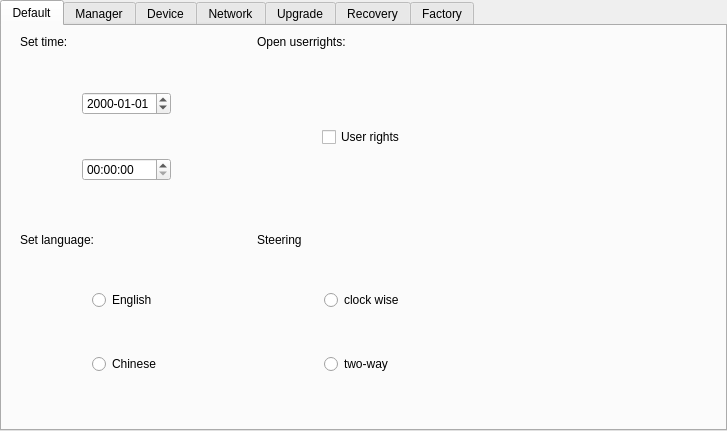
<?xml version="1.0" encoding="UTF-8"?>
<ui version="4.0">
 <class>QSetForm</class>
 <widget class="QWidget" name="QSetForm">
  <property name="geometry">
   <rect>
    <x>0</x>
    <y>0</y>
    <width>727</width>
    <height>431</height>
   </rect>
  </property>
  <property name="windowTitle">
   <string>Form</string>
  </property>
  <layout class="QHBoxLayout" name="horizontalLayout">
   <property name="leftMargin">
    <number>0</number>
   </property>
   <property name="topMargin">
    <number>0</number>
   </property>
   <property name="rightMargin">
    <number>0</number>
   </property>
   <property name="bottomMargin">
    <number>0</number>
   </property>
   <item>
    <widget class="HNTabWidget" name="tabWidget_set">
     <property name="baseSize">
      <size>
       <width>0</width>
       <height>0</height>
      </size>
     </property>
     <property name="tabPosition">
      <enum>QTabWidget::North</enum>
     </property>
     <property name="tabShape">
      <enum>QTabWidget::Rounded</enum>
     </property>
     <property name="currentIndex">
      <number>0</number>
     </property>
     <property name="iconSize">
      <size>
       <width>16</width>
       <height>16</height>
      </size>
     </property>
     <property name="elideMode">
      <enum>Qt::ElideNone</enum>
     </property>
     <widget class="QWidget" name="tab_7">
      <attribute name="title">
       <string>Default</string>
      </attribute>
      <layout class="QGridLayout" name="gridLayout_3">
       <item row="0" column="2">
        <widget class="QWidget" name="widget_4" native="true">
         <layout class="QHBoxLayout" name="horizontalLayout_3">
          <item>
           <spacer name="horizontalSpacer_12">
            <property name="orientation">
             <enum>Qt::Horizontal</enum>
            </property>
            <property name="sizeHint" stdset="0">
             <size>
              <width>157</width>
              <height>20</height>
             </size>
            </property>
           </spacer>
          </item>
         </layout>
        </widget>
       </item>
       <item row="0" column="0">
        <widget class="QWidget" name="widget_time" native="true">
         <layout class="QGridLayout" name="gridLayout_5">
          <property name="topMargin">
           <number>0</number>
          </property>
          <item row="2" column="0">
           <spacer name="horizontalSpacer_3">
            <property name="orientation">
             <enum>Qt::Horizontal</enum>
            </property>
            <property name="sizeHint" stdset="0">
             <size>
              <width>40</width>
              <height>20</height>
             </size>
            </property>
           </spacer>
          </item>
          <item row="1" column="1">
           <spacer name="verticalSpacer_3">
            <property name="orientation">
             <enum>Qt::Vertical</enum>
            </property>
            <property name="sizeHint" stdset="0">
             <size>
              <width>20</width>
              <height>40</height>
             </size>
            </property>
           </spacer>
          </item>
          <item row="2" column="1">
           <widget class="QDateEdit" name="dateYear">
            <property name="displayFormat">
             <string>yyyy-MM-dd</string>
            </property>
           </widget>
          </item>
          <item row="5" column="1">
           <spacer name="verticalSpacer">
            <property name="orientation">
             <enum>Qt::Vertical</enum>
            </property>
            <property name="sizeHint" stdset="0">
             <size>
              <width>20</width>
              <height>40</height>
             </size>
            </property>
           </spacer>
          </item>
          <item row="3" column="1">
           <spacer name="verticalSpacer_9">
            <property name="orientation">
             <enum>Qt::Vertical</enum>
            </property>
            <property name="sizeHint" stdset="0">
             <size>
              <width>20</width>
              <height>40</height>
             </size>
            </property>
           </spacer>
          </item>
          <item row="4" column="1">
           <widget class="QTimeEdit" name="dateTime">
            <property name="currentSection">
             <enum>QDateTimeEdit::HourSection</enum>
            </property>
            <property name="displayFormat">
             <string>hh:mm:ss</string>
            </property>
           </widget>
          </item>
          <item row="2" column="2">
           <spacer name="horizontalSpacer_5">
            <property name="orientation">
             <enum>Qt::Horizontal</enum>
            </property>
            <property name="sizeHint" stdset="0">
             <size>
              <width>40</width>
              <height>20</height>
             </size>
            </property>
           </spacer>
          </item>
          <item row="0" column="0" colspan="3">
           <widget class="QLabel" name="label_settime">
            <property name="text">
             <string>Set time:</string>
            </property>
           </widget>
          </item>
         </layout>
        </widget>
       </item>
       <item row="0" column="1">
        <widget class="QWidget" name="widget_userrights" native="true">
         <layout class="QGridLayout" name="gridLayout_6">
          <property name="topMargin">
           <number>0</number>
          </property>
          <item row="1" column="1">
           <spacer name="verticalSpacer_7">
            <property name="orientation">
             <enum>Qt::Vertical</enum>
            </property>
            <property name="sizeHint" stdset="0">
             <size>
              <width>20</width>
              <height>40</height>
             </size>
            </property>
           </spacer>
          </item>
          <item row="2" column="0">
           <spacer name="horizontalSpacer_6">
            <property name="orientation">
             <enum>Qt::Horizontal</enum>
            </property>
            <property name="sizeHint" stdset="0">
             <size>
              <width>40</width>
              <height>20</height>
             </size>
            </property>
           </spacer>
          </item>
          <item row="2" column="1">
           <widget class="QCheckBox" name="checkBox_userrights">
            <property name="text">
             <string>User rights</string>
            </property>
            <property name="tristate">
             <bool>false</bool>
            </property>
           </widget>
          </item>
          <item row="3" column="1">
           <spacer name="verticalSpacer_6">
            <property name="orientation">
             <enum>Qt::Vertical</enum>
            </property>
            <property name="sizeHint" stdset="0">
             <size>
              <width>20</width>
              <height>40</height>
             </size>
            </property>
           </spacer>
          </item>
          <item row="2" column="2">
           <spacer name="horizontalSpacer_7">
            <property name="orientation">
             <enum>Qt::Horizontal</enum>
            </property>
            <property name="sizeHint" stdset="0">
             <size>
              <width>40</width>
              <height>20</height>
             </size>
            </property>
           </spacer>
          </item>
          <item row="0" column="0" colspan="3">
           <widget class="QLabel" name="label_userrights">
            <property name="text">
             <string>Open userrights:</string>
            </property>
           </widget>
          </item>
         </layout>
        </widget>
       </item>
       <item row="1" column="1">
        <widget class="QWidget" name="widget_steering" native="true">
         <layout class="QGridLayout" name="gridLayout_7">
          <property name="topMargin">
           <number>0</number>
          </property>
          <item row="2" column="0">
           <spacer name="horizontalSpacer_10">
            <property name="orientation">
             <enum>Qt::Horizontal</enum>
            </property>
            <property name="sizeHint" stdset="0">
             <size>
              <width>40</width>
              <height>20</height>
             </size>
            </property>
           </spacer>
          </item>
          <item row="2" column="1">
           <widget class="QRadioButton" name="radioButton_turn0">
            <property name="text">
             <string>clock wise</string>
            </property>
           </widget>
          </item>
          <item row="5" column="1">
           <spacer name="verticalSpacer_12">
            <property name="orientation">
             <enum>Qt::Vertical</enum>
            </property>
            <property name="sizeHint" stdset="0">
             <size>
              <width>20</width>
              <height>12</height>
             </size>
            </property>
           </spacer>
          </item>
          <item row="3" column="1">
           <spacer name="verticalSpacer_11">
            <property name="orientation">
             <enum>Qt::Vertical</enum>
            </property>
            <property name="sizeHint" stdset="0">
             <size>
              <width>20</width>
              <height>11</height>
             </size>
            </property>
           </spacer>
          </item>
          <item row="4" column="1">
           <widget class="QRadioButton" name="radioButton_turn1">
            <property name="text">
             <string>two-way</string>
            </property>
           </widget>
          </item>
          <item row="1" column="1">
           <spacer name="verticalSpacer_10">
            <property name="orientation">
             <enum>Qt::Vertical</enum>
            </property>
            <property name="sizeHint" stdset="0">
             <size>
              <width>20</width>
              <height>12</height>
             </size>
            </property>
           </spacer>
          </item>
          <item row="2" column="2">
           <spacer name="horizontalSpacer_11">
            <property name="orientation">
             <enum>Qt::Horizontal</enum>
            </property>
            <property name="sizeHint" stdset="0">
             <size>
              <width>40</width>
              <height>20</height>
             </size>
            </property>
           </spacer>
          </item>
          <item row="0" column="0" colspan="3">
           <widget class="QLabel" name="label_steering">
            <property name="text">
             <string>Steering</string>
            </property>
           </widget>
          </item>
         </layout>
        </widget>
       </item>
       <item row="1" column="0">
        <widget class="QWidget" name="widget_language" native="true">
         <layout class="QGridLayout" name="gridLayout_4">
          <property name="topMargin">
           <number>0</number>
          </property>
          <item row="5" column="1">
           <widget class="QRadioButton" name="radioButton_chinese">
            <property name="text">
             <string>Chinese</string>
            </property>
           </widget>
          </item>
          <item row="6" column="1">
           <spacer name="verticalSpacer_4">
            <property name="orientation">
             <enum>Qt::Vertical</enum>
            </property>
            <property name="sizeHint" stdset="0">
             <size>
              <width>20</width>
              <height>40</height>
             </size>
            </property>
           </spacer>
          </item>
          <item row="1" column="1">
           <spacer name="verticalSpacer_5">
            <property name="orientation">
             <enum>Qt::Vertical</enum>
            </property>
            <property name="sizeHint" stdset="0">
             <size>
              <width>20</width>
              <height>40</height>
             </size>
            </property>
           </spacer>
          </item>
          <item row="4" column="1">
           <spacer name="verticalSpacer_8">
            <property name="orientation">
             <enum>Qt::Vertical</enum>
            </property>
            <property name="sizeHint" stdset="0">
             <size>
              <width>20</width>
              <height>40</height>
             </size>
            </property>
           </spacer>
          </item>
          <item row="3" column="1">
           <widget class="QRadioButton" name="radioButton_english">
            <property name="minimumSize">
             <size>
              <width>0</width>
              <height>0</height>
             </size>
            </property>
            <property name="text">
             <string>English</string>
            </property>
           </widget>
          </item>
          <item row="3" column="0">
           <spacer name="horizontalSpacer_8">
            <property name="orientation">
             <enum>Qt::Horizontal</enum>
            </property>
            <property name="sizeHint" stdset="0">
             <size>
              <width>40</width>
              <height>20</height>
             </size>
            </property>
           </spacer>
          </item>
          <item row="3" column="2">
           <spacer name="horizontalSpacer_9">
            <property name="orientation">
             <enum>Qt::Horizontal</enum>
            </property>
            <property name="sizeHint" stdset="0">
             <size>
              <width>40</width>
              <height>20</height>
             </size>
            </property>
           </spacer>
          </item>
          <item row="0" column="0" colspan="3">
           <widget class="QLabel" name="label_setlanguage">
            <property name="text">
             <string>Set language:</string>
            </property>
           </widget>
          </item>
         </layout>
        </widget>
       </item>
      </layout>
     </widget>
     <widget class="QWidget" name="tab_3">
      <attribute name="title">
       <string>Manager</string>
      </attribute>
      <layout class="QVBoxLayout" name="verticalLayout">
       <property name="bottomMargin">
        <number>9</number>
       </property>
       <item>
        <widget class="QWidget" name="widgetUserManager" native="true">
         <layout class="QVBoxLayout" name="verticalLayout_2">
          <property name="topMargin">
           <number>4</number>
          </property>
          <property name="bottomMargin">
           <number>40</number>
          </property>
          <item>
           <widget class="QLabel" name="label_14">
            <property name="text">
             <string>User Manager:</string>
            </property>
           </widget>
          </item>
          <item>
           <widget class="QWidget" name="widget" native="true">
            <layout class="QGridLayout" name="gridLayout_2">
             <item row="5" column="2" rowspan="2">
              <widget class="QTextEdit" name="textEdit_set_comment"/>
             </item>
             <item row="0" column="2">
              <widget class="QLineEdit" name="lineEdit_set_name"/>
             </item>
             <item row="1" column="1">
              <widget class="QLabel" name="label_7">
               <property name="text">
                <string>Password:</string>
               </property>
              </widget>
             </item>
             <item row="1" column="2">
              <widget class="QLineEdit" name="lineEdit_set_password"/>
             </item>
             <item row="4" column="2">
              <widget class="QLineEdit" name="le_createtime"/>
             </item>
             <item row="2" column="1">
              <widget class="QLabel" name="label_9">
               <property name="text">
                <string>Authority:</string>
               </property>
              </widget>
             </item>
             <item row="2" column="2">
              <widget class="QComboBox" name="comboBox_set_authority"/>
             </item>
             <item row="0" column="1">
              <widget class="QLabel" name="label_6">
               <property name="text">
                <string>Name:</string>
               </property>
              </widget>
             </item>
             <item row="0" column="0" rowspan="7">
              <widget class="QUserSetWidget" name="tableView_userlist"/>
             </item>
             <item row="3" column="2">
              <widget class="QLineEdit" name="le_creater"/>
             </item>
             <item row="3" column="1">
              <widget class="QLabel" name="label_16">
               <property name="text">
                <string>Creater:</string>
               </property>
              </widget>
             </item>
             <item row="4" column="1">
              <widget class="QLabel" name="label_8">
               <property name="text">
                <string>CreateTime:</string>
               </property>
              </widget>
             </item>
             <item row="5" column="1" rowspan="2">
              <widget class="QLabel" name="label_10">
               <property name="text">
                <string>Comment:</string>
               </property>
              </widget>
             </item>
            </layout>
           </widget>
          </item>
          <item>
           <widget class="QWidget" name="widget_2" native="true">
            <layout class="QHBoxLayout" name="horizontalLayout_2">
             <item>
              <widget class="QCPushButton" name="pushButton_set_new">
               <property name="text">
                <string>New</string>
               </property>
              </widget>
             </item>
             <item>
              <widget class="QCPushButton" name="pushButton_set_del">
               <property name="text">
                <string>Delete</string>
               </property>
              </widget>
             </item>
             <item>
              <spacer name="horizontalSpacer_4">
               <property name="orientation">
                <enum>Qt::Horizontal</enum>
               </property>
               <property name="sizeHint" stdset="0">
                <size>
                 <width>173</width>
                 <height>20</height>
                </size>
               </property>
              </spacer>
             </item>
            </layout>
           </widget>
          </item>
         </layout>
        </widget>
       </item>
      </layout>
     </widget>
     <widget class="QWidget" name="tab">
      <attribute name="title">
       <string>Device</string>
      </attribute>
      <layout class="QVBoxLayout" name="verticalLayout_3">
       <item>
        <widget class="QWidget" name="widgetDevice" native="true">
         <widget class="QCPushButton" name="pushButton">
          <property name="geometry">
           <rect>
            <x>280</x>
            <y>250</y>
            <width>99</width>
            <height>27</height>
           </rect>
          </property>
          <property name="text">
           <string>Check</string>
          </property>
         </widget>
         <widget class="QSpinBox" name="spinBox_2">
          <property name="geometry">
           <rect>
            <x>340</x>
            <y>130</y>
            <width>141</width>
            <height>27</height>
           </rect>
          </property>
          <property name="alignment">
           <set>Qt::AlignCenter</set>
          </property>
         </widget>
         <widget class="QSpinBox" name="spinBox">
          <property name="geometry">
           <rect>
            <x>340</x>
            <y>100</y>
            <width>141</width>
            <height>27</height>
           </rect>
          </property>
          <property name="alignment">
           <set>Qt::AlignCenter</set>
          </property>
         </widget>
         <widget class="QCheckBox" name="checkBox_2">
          <property name="geometry">
           <rect>
            <x>120</x>
            <y>100</y>
            <width>171</width>
            <height>22</height>
           </rect>
          </property>
          <property name="text">
           <string>Optical fiber sensing</string>
          </property>
         </widget>
         <widget class="QCheckBox" name="checkBox_3">
          <property name="geometry">
           <rect>
            <x>120</x>
            <y>130</y>
            <width>231</width>
            <height>22</height>
           </rect>
          </property>
          <property name="text">
           <string>Infrared sensor outer ring</string>
          </property>
         </widget>
         <widget class="QSpinBox" name="spinBox_3">
          <property name="geometry">
           <rect>
            <x>340</x>
            <y>160</y>
            <width>141</width>
            <height>27</height>
           </rect>
          </property>
          <property name="alignment">
           <set>Qt::AlignCenter</set>
          </property>
         </widget>
         <widget class="QCheckBox" name="checkBox_5">
          <property name="geometry">
           <rect>
            <x>120</x>
            <y>190</y>
            <width>181</width>
            <height>22</height>
           </rect>
          </property>
          <property name="text">
           <string>Pressure pickup</string>
          </property>
         </widget>
         <widget class="QCheckBox" name="checkBox_4">
          <property name="geometry">
           <rect>
            <x>120</x>
            <y>160</y>
            <width>231</width>
            <height>22</height>
           </rect>
          </property>
          <property name="text">
           <string>Infrared sensor inner ring</string>
          </property>
         </widget>
         <widget class="QLabel" name="label_15">
          <property name="geometry">
           <rect>
            <x>10</x>
            <y>10</y>
            <width>251</width>
            <height>17</height>
           </rect>
          </property>
          <property name="text">
           <string>Device Check:</string>
          </property>
         </widget>
        </widget>
       </item>
      </layout>
     </widget>
     <widget class="QWidget" name="tab_11">
      <attribute name="title">
       <string>Network</string>
      </attribute>
      <layout class="QVBoxLayout" name="verticalLayout_4">
       <item>
        <widget class="QWidget" name="widgetIP" native="true">
         <layout class="QGridLayout" name="gridLayout_9">
          <property name="topMargin">
           <number>2</number>
          </property>
          <item row="0" column="0">
           <widget class="QLabel" name="label_11">
            <property name="sizePolicy">
             <sizepolicy hsizetype="Preferred" vsizetype="Maximum">
              <horstretch>0</horstretch>
              <verstretch>0</verstretch>
             </sizepolicy>
            </property>
            <property name="text">
             <string>Select network</string>
            </property>
           </widget>
          </item>
          <item row="0" column="2">
           <widget class="QLabel" name="label_12">
            <property name="text">
             <string>IP configure</string>
            </property>
           </widget>
          </item>
          <item row="1" column="0">
           <widget class="QLabel" name="lb_curnet">
            <property name="text">
             <string>Current:</string>
            </property>
           </widget>
          </item>
          <item row="2" column="0" rowspan="7">
           <widget class="QWIFIWidget" name="tableView_Wifi"/>
          </item>
          <item row="2" column="2">
           <widget class="QCheckBox" name="chk_dhcp">
            <property name="text">
             <string>Use DHCP</string>
            </property>
            <property name="checked">
             <bool>false</bool>
            </property>
           </widget>
          </item>
          <item row="3" column="2">
           <widget class="QLabel" name="label">
            <property name="text">
             <string>Ip address:</string>
            </property>
           </widget>
          </item>
          <item row="3" column="3">
           <widget class="QLineEdit" name="lineEdit_ip"/>
          </item>
          <item row="4" column="2">
           <widget class="QLabel" name="label_2">
            <property name="text">
             <string>Mask:</string>
            </property>
           </widget>
          </item>
          <item row="4" column="3">
           <widget class="QLineEdit" name="lineEdit_mask"/>
          </item>
          <item row="4" column="4">
           <spacer name="horizontalSpacer">
            <property name="orientation">
             <enum>Qt::Horizontal</enum>
            </property>
            <property name="sizeHint" stdset="0">
             <size>
              <width>59</width>
              <height>20</height>
             </size>
            </property>
           </spacer>
          </item>
          <item row="5" column="2">
           <widget class="QLabel" name="label_3">
            <property name="text">
             <string>Gateway:</string>
            </property>
           </widget>
          </item>
          <item row="5" column="3">
           <widget class="QLineEdit" name="lineEdit_gateway"/>
          </item>
          <item row="6" column="1">
           <spacer name="horizontalSpacer_2">
            <property name="orientation">
             <enum>Qt::Horizontal</enum>
            </property>
            <property name="sizeType">
             <enum>QSizePolicy::Expanding</enum>
            </property>
            <property name="sizeHint" stdset="0">
             <size>
              <width>60</width>
              <height>20</height>
             </size>
            </property>
           </spacer>
          </item>
          <item row="6" column="2">
           <widget class="QLabel" name="label_4">
            <property name="text">
             <string>DNS:</string>
            </property>
           </widget>
          </item>
          <item row="6" column="3">
           <widget class="QLineEdit" name="lineEdit_dns"/>
          </item>
          <item row="7" column="3">
           <widget class="QCPushButton" name="btn_saveip">
            <property name="text">
             <string>Save</string>
            </property>
           </widget>
          </item>
          <item row="8" column="3">
           <spacer name="verticalSpacer_2">
            <property name="orientation">
             <enum>Qt::Vertical</enum>
            </property>
            <property name="sizeHint" stdset="0">
             <size>
              <width>20</width>
              <height>119</height>
             </size>
            </property>
           </spacer>
          </item>
         </layout>
        </widget>
       </item>
      </layout>
     </widget>
     <widget class="QWidget" name="tab_4">
      <attribute name="title">
       <string>Upgrade</string>
      </attribute>
      <widget class="QLabel" name="lbCheckVer">
       <property name="geometry">
        <rect>
         <x>250</x>
         <y>70</y>
         <width>201</width>
         <height>17</height>
        </rect>
       </property>
       <property name="text">
        <string>this is latest version.</string>
       </property>
      </widget>
      <widget class="QCPushButton" name="btnUpgrade">
       <property name="geometry">
        <rect>
         <x>250</x>
         <y>120</y>
         <width>151</width>
         <height>27</height>
        </rect>
       </property>
       <property name="text">
        <string>Check</string>
       </property>
      </widget>
      <widget class="QLabel" name="label_13">
       <property name="geometry">
        <rect>
         <x>50</x>
         <y>70</y>
         <width>31</width>
         <height>17</height>
        </rect>
       </property>
       <property name="text">
        <string>Ver:</string>
       </property>
      </widget>
      <widget class="QLabel" name="lbVer">
       <property name="geometry">
        <rect>
         <x>90</x>
         <y>70</y>
         <width>67</width>
         <height>17</height>
        </rect>
       </property>
       <property name="text">
        <string>TextLabel</string>
       </property>
      </widget>
      <widget class="QLabel" name="label_18">
       <property name="geometry">
        <rect>
         <x>50</x>
         <y>30</y>
         <width>67</width>
         <height>17</height>
        </rect>
       </property>
       <property name="text">
        <string>Serial No.:</string>
       </property>
      </widget>
      <widget class="QLabel" name="lb_serial_2">
       <property name="geometry">
        <rect>
         <x>130</x>
         <y>30</y>
         <width>161</width>
         <height>17</height>
        </rect>
       </property>
       <property name="text">
        <string>TextLabel</string>
       </property>
      </widget>
     </widget>
     <widget class="QWidget" name="tab_5">
      <attribute name="title">
       <string>Recovery</string>
      </attribute>
      <widget class="QLabel" name="lbBackup">
       <property name="geometry">
        <rect>
         <x>60</x>
         <y>250</y>
         <width>241</width>
         <height>17</height>
        </rect>
       </property>
       <property name="text">
        <string>Please insert u disk.</string>
       </property>
      </widget>
      <widget class="QCPushButton" name="btnBackup">
       <property name="geometry">
        <rect>
         <x>60</x>
         <y>290</y>
         <width>151</width>
         <height>27</height>
        </rect>
       </property>
       <property name="text">
        <string>Backup</string>
       </property>
      </widget>
      <widget class="QCPushButton" name="pushButton_3">
       <property name="geometry">
        <rect>
         <x>250</x>
         <y>290</y>
         <width>131</width>
         <height>27</height>
        </rect>
       </property>
       <property name="text">
        <string>Recovery</string>
       </property>
      </widget>
     </widget>
     <widget class="QWidget" name="tab_2">
      <attribute name="title">
       <string>Factory</string>
      </attribute>
      <layout class="QHBoxLayout" name="horizontalLayout_7">
       <item>
        <widget class="QStackedWidget" name="stackedWidget">
         <property name="currentIndex">
          <number>0</number>
         </property>
         <widget class="QWidget" name="page">
          <widget class="QCPushButton" name="btn_calibrate">
           <property name="geometry">
            <rect>
             <x>30</x>
             <y>60</y>
             <width>158</width>
             <height>27</height>
            </rect>
           </property>
           <property name="text">
            <string>Calibrate</string>
           </property>
          </widget>
          <widget class="QCheckBox" name="chkDebug">
           <property name="geometry">
            <rect>
             <x>30</x>
             <y>220</y>
             <width>161</width>
             <height>22</height>
            </rect>
           </property>
           <property name="text">
            <string>Debug window</string>
           </property>
          </widget>
          <widget class="QScrollBar" name="scb_bcklight">
           <property name="geometry">
            <rect>
             <x>30</x>
             <y>160</y>
             <width>212</width>
             <height>13</height>
            </rect>
           </property>
           <property name="orientation">
            <enum>Qt::Horizontal</enum>
           </property>
          </widget>
          <widget class="QLabel" name="label_5">
           <property name="geometry">
            <rect>
             <x>30</x>
             <y>100</y>
             <width>81</width>
             <height>41</height>
            </rect>
           </property>
           <property name="layoutDirection">
            <enum>Qt::LeftToRight</enum>
           </property>
           <property name="text">
            <string>Backlight</string>
           </property>
           <property name="textInteractionFlags">
            <set>Qt::LinksAccessibleByMouse</set>
           </property>
          </widget>
          <widget class="QCPushButton" name="btnRestore">
           <property name="geometry">
            <rect>
             <x>240</x>
             <y>60</y>
             <width>141</width>
             <height>27</height>
            </rect>
           </property>
           <property name="text">
            <string>Restore</string>
           </property>
          </widget>
         </widget>
         <widget class="QWidget" name="page_2">
          <layout class="QGridLayout" name="gridLayout_8">
           <item row="0" column="1">
            <spacer name="verticalSpacer_13">
             <property name="orientation">
              <enum>Qt::Vertical</enum>
             </property>
             <property name="sizeHint" stdset="0">
              <size>
               <width>20</width>
               <height>127</height>
              </size>
             </property>
            </spacer>
           </item>
           <item row="1" column="0">
            <spacer name="horizontalSpacer_13">
             <property name="orientation">
              <enum>Qt::Horizontal</enum>
             </property>
             <property name="sizeHint" stdset="0">
              <size>
               <width>201</width>
               <height>20</height>
              </size>
             </property>
            </spacer>
           </item>
           <item row="1" column="1">
            <widget class="QLabel" name="lb_serial">
             <property name="text">
              <string>Input serial number please!</string>
             </property>
             <property name="alignment">
              <set>Qt::AlignCenter</set>
             </property>
            </widget>
           </item>
           <item row="1" column="2">
            <spacer name="horizontalSpacer_14">
             <property name="orientation">
              <enum>Qt::Horizontal</enum>
             </property>
             <property name="sizeHint" stdset="0">
              <size>
               <width>201</width>
               <height>20</height>
              </size>
             </property>
            </spacer>
           </item>
           <item row="2" column="1">
            <spacer name="verticalSpacer_14">
             <property name="orientation">
              <enum>Qt::Vertical</enum>
             </property>
             <property name="sizeHint" stdset="0">
              <size>
               <width>20</width>
               <height>127</height>
              </size>
             </property>
            </spacer>
           </item>
          </layout>
         </widget>
        </widget>
       </item>
      </layout>
     </widget>
    </widget>
   </item>
  </layout>
 </widget>
 <customwidgets>
  <customwidget>
   <class>QCPushButton</class>
   <extends>QPushButton</extends>
   <header>qcpushbutton.h</header>
  </customwidget>
  <customwidget>
   <class>HNTabWidget</class>
   <extends>QTabWidget</extends>
   <header>hntabwidget.h</header>
   <container>1</container>
  </customwidget>
  <customwidget>
   <class>QUserSetWidget</class>
   <extends>QTableView</extends>
   <header>qusersetwidget.h</header>
  </customwidget>
  <customwidget>
   <class>QWIFIWidget</class>
   <extends>QTableView</extends>
   <header>qwifiwidget.h</header>
  </customwidget>
 </customwidgets>
 <resources/>
 <connections/>
</ui>
